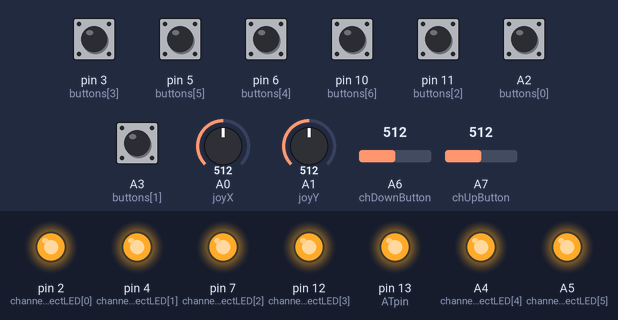
A sketch run on a simulated Arduino Nano, built with avr-gcc and run on an emulated ATmega328P. Parts: output pins drawn as LEDs (lit = HIGH). The test bench sets the inputs (shaded band); at power-on: A2 (buttons[0]), A3 (buttons[1]), pin 3 (buttons[3]), pin 5 (buttons[5]), pin 6 (buttons[4]), pin 10 (buttons[6]), pin 11 (buttons[2]) LOW, A0 (joyX) = 512, A1 (joyY) = 512, A6 (chDownButton) = 512, A7 (chUpButton) = 512. The modem accepts every AT command (registered, SIM ready, sends succeed) and sends nothing else; what the sketch prints to the serial monitor is not drawn.

Above: at 0.8 s.
At 3.5 s:
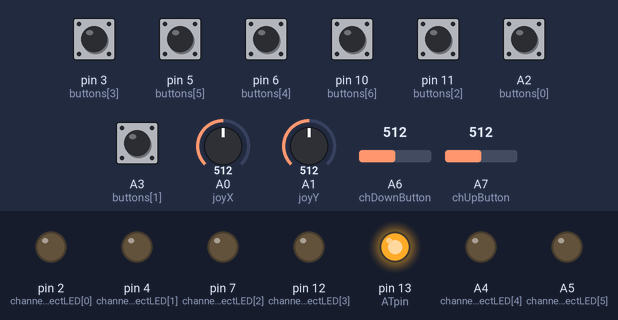
Timing chart, 0 to 5.2 s (numbered marks = the images above):
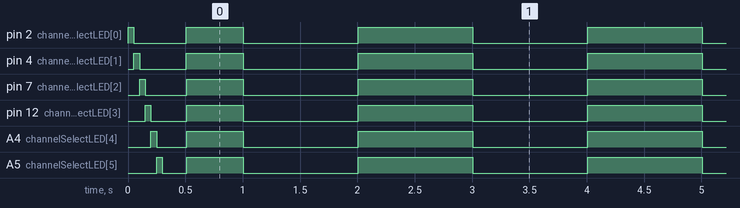

The sketch:

Firmware_on_Joystick_AltSoftSerial.ino
```cpp
#include <AltSoftSerial.h> //https://github.com/PaulStoffregen/AltSoftSerial
/*
const int buttonZ=A2;
const int buttonA=A3;
const int buttonB=3;
const int buttonC=10;
const int buttonD=5;
const int buttonR1=6;
const int buttonR2=9;
*/

const int buttons[7]={A2,A3,11,3,6,5,10};//buttons RL, RR, A, B, C, D, Z
const int channelSelectLED[6]={2,4,7,12,A4,A5}; // Pins Selected for Channel Display missing last two digits, but need switch on board with ChUp ChDown

const int joyX=A0; //X Axis
const int joyY=A1; //Y Axis
const int chDownButton=A6; //Switch with Channel Select LED 2^5
const int chUpButton=A7; //Switch with Channel Select LED 2^6

int joystickX;
int joystickY;
int readA6; //will be connected to variable resitor bridge and momentary
int readA7; //will be connected to variable resitor bridge and momentary
int ioValue[7]={0};
int checkSum = 0;

char joyOutput[30]={0};

unsigned long flashLEDtime=0;

const int ATpin=13;

int chButtTime; //Channel Press Time
int chA4State; //saves previous state
int chA5State; //saves previous state


//////////////////////////////HC 12/////////////////////////////
byte incomingByte;
String moduleINFO = "";
char moduleINFOchar;
int channel=0;
char moduleCommand[10];

AltSoftSerial HC12; // HC-12 TX Pin, HC-12 RX Pin
//////////////////////////////HC 12/////////////////////////////

void setup() {
/////////////initialize Channel Display LEDs////////////////////
  for(int i=0;i<6;i++){ //Sets Channels Select LEDs
    pinMode(channelSelectLED[i],OUTPUT);
    digitalWrite(channelSelectLED[i],HIGH);
    delay(50);
    digitalWrite(channelSelectLED[i],LOW);
  }
/////////////initialize Channel Display LEDs////////////////////

Serial.begin(115200);
HC12.begin(9600);

pinMode(ATpin,OUTPUT);
digitalWrite(ATpin, LOW);//Sets HC12 to AT mode
delay (100);
HC12.write("AT+V");// ask for module model number
delay (50);

  // ==== Storing the incoming data into a String variable
  while (HC12.available()) {             // If HC-12 has data
    incomingByte = HC12.read();          // Store each icoming byte from HC-12
    moduleINFO += char(incomingByte);    // Add each byte to ReadBuffer string variable
  }

Serial.println(moduleINFO);

  if (moduleINFO.indexOf("HC-12")){ // string contains HC12 can also use .startsWith

    moduleINFO = "";
    HC12.write("AT+RC");// ask for channel
    delay (50);
    while (HC12.available()) {             // If HC-12 has data
      incomingByte = HC12.read();          // Store each icoming byte from HC-12
      moduleINFO += char(incomingByte);    // Add each byte to ReadBuffer string variable
      }
    moduleINFO.remove(0,5);//remove 5 characters starting from index 0
    channel = (char)moduleINFO.toInt(); //converts moduleINFO to integer as Char

    ChannelLED(); //////updates LED Channel Display/////
    }
    digitalWrite(ATpin, HIGH);//Sets HC12 to transparent mode

    Serial.println(channel);
    if (channel==0){
    HC12.end();
    delay(50);
    HC12.begin(57600);
    delay(50);
    }

////////////////////initialize Buttons//////////////////////////
for (int j=0;j<7;j++){ //initiate button pins
  pinMode(buttons[j],INPUT);
  }
////////////////////initialize Buttons//////////////////////////


}

void loop() {
/*
  while (HC12.available()) {        // If HC-12 has data
    Serial.write(HC12.read());      // Send the data to Serial monitor
  }
  while (Serial.available()) {      // If Serial monitor has data
    HC12.write(Serial.read());      // Send that data to HC-12
  }
*/


  joystickX=analogRead(joyX);
    checkSum=checkSum + joystickX;
  joystickY=analogRead(joyY);
    checkSum=checkSum + joystickY;

  readA6 = analogRead(chDownButton);
    checkSum=checkSum + readA6;
  readA7 = analogRead(chUpButton);
    checkSum=checkSum + readA7;

  if (readA6==1023 && chA4State!=readA6 && (millis()-chButtTime)>50){
      chButtTime = millis();
      checkChannel();
      channel=channel-1;
      setChannel();
    }
    chA4State=readA6;

  if (readA7==1023 && chA5State!=readA7 && (millis()-chButtTime)>50){
      chButtTime = millis();
      checkChannel();
      channel=channel+1;
      setChannel();
    }
    chA5State=readA7;

  ChannelLED();

//joyX,joyY,RL,RR,A,B,C,D,readA6,readA7

for(int j=0;j<7;j++){
  ioValue[j]=digitalRead(buttons[j]);
  checkSum=checkSum + ioValue[j];
  }

checkSum=checkSum % 10; //takes last modulus
//delay(5000);
sprintf(joyOutput,"#%04d%04d%01d%01d%01d%01d%01d%01d%01d%04d%04d%01d$\n",joystickX,joystickY,ioValue[0],ioValue[1],ioValue[2],ioValue[3],ioValue[4],ioValue[5],ioValue[6],readA7,readA6,checkSum);
HC12.write(joyOutput);
//Serial.print(joyOutput);


checkSum=0;
//delay(10);
}


void checkChannel(){
digitalWrite(ATpin, LOW);//Sets HC12 to AT mode

delay (100);
HC12.write("AT+V");// ask for module model number
delay (50);

  // ==== Storing the incoming data into a String variable
  while (HC12.available()) {             // If HC-12 has data
    incomingByte = HC12.read();          // Store each icoming byte from HC-12
    moduleINFO += char(incomingByte);    // Add each byte to ReadBuffer string variable
    }

  if (moduleINFO.indexOf("HC-12")){ // string contains HC12 can also use .startsWith
    moduleINFO = "";
    HC12.print("AT+RC");// ask for channel
    delay (50);
    while (HC12.available()) {             // If HC-12 has data
      incomingByte = HC12.read();          // Store each icoming byte from HC-12
      moduleINFO += char(incomingByte);    // Add each byte to ReadBuffer string variable

      }
    moduleINFO.remove(0,5);//remove 5 characters starting from index 0
    channel = (char)moduleINFO.toInt(); //converts moduleINFO to integer as Char
    }
/*      else{
      Serial.print("no HC12 detected");
      }
*/
digitalWrite(ATpin, HIGH);//Sets HC12 to transparent mode
}


void ChannelLED(){

if (channel==0 && (millis()-flashLEDtime)<1000){ //Serial.println("flashState = high channel");
    for(int i=0;i<6;i++){ //Sets Channels Select LEDs
        digitalWrite(channelSelectLED[i], HIGH);
    }
  //Serial.print(channel);
  }
else if(channel==0 && (millis()-flashLEDtime)<2000){ //Serial.println("flashState = equal to channel");
    for(int i=0;i<6;i++){ //Sets Channels Select LEDs
        digitalWrite(channelSelectLED[i], bitRead(channel, i));
    }
  //Serial.print(channel);
  }
else {
  flashLEDtime=millis();
      for(int i=0;i<6;i++){ //Sets Channels Select LEDs
        digitalWrite(channelSelectLED[i], bitRead(channel, i));
    }
  //Serial.println(channel);
  }
}


void setChannel(){
      moduleINFO = "";
      //Serial.println(channel);
      digitalWrite(ATpin, LOW);//Sets HC12 to AT mode
      delay(100);//very imporant to keep this long may need to set to 200 if error
      if(channel<1){
        channel=63;
        }
      else if(channel>63){
        channel=1;
        }
      Serial.print(channel);
      sprintf(moduleCommand,"AT+C%03d", channel);
      HC12.print(moduleCommand);
      //Serial.print(channel);
      delay(100);
      digitalWrite(ATpin, HIGH);//Sets HC12 to Transparent mode
      //delay(50);
        //Will have OK+Cxxx as response
  }
```

Measured:
- by itself, pin 2 (channelSelectLED[0]): goes LOW 0.46 s, HIGH 0.49 s, 19 × (LOW 1.0 s, HIGH 1.0 s), then LOW
- by itself, pin 4 (channelSelectLED[1]): goes LOW 0.41 s, HIGH 0.49 s, 19 × (LOW 1.0 s, HIGH 1.0 s), then LOW
- by itself, pin 7 (channelSelectLED[2]): goes LOW 0.36 s, HIGH 0.49 s, 19 × (LOW 1.0 s, HIGH 1.0 s), then LOW
- by itself, pin 12 (channelSelectLED[3]): goes LOW 0.31 s, HIGH 0.49 s, 19 × (LOW 1.0 s, HIGH 1.0 s), then LOW
- by itself, A4 (channelSelectLED[4]): goes LOW 0.26 s, HIGH 0.49 s, 19 × (LOW 1.0 s, HIGH 1.0 s), then LOW
- by itself, A5 (channelSelectLED[5]): goes LOW 0.21 s, HIGH 0.49 s, 19 × (LOW 1.0 s, HIGH 1.0 s), then LOW
